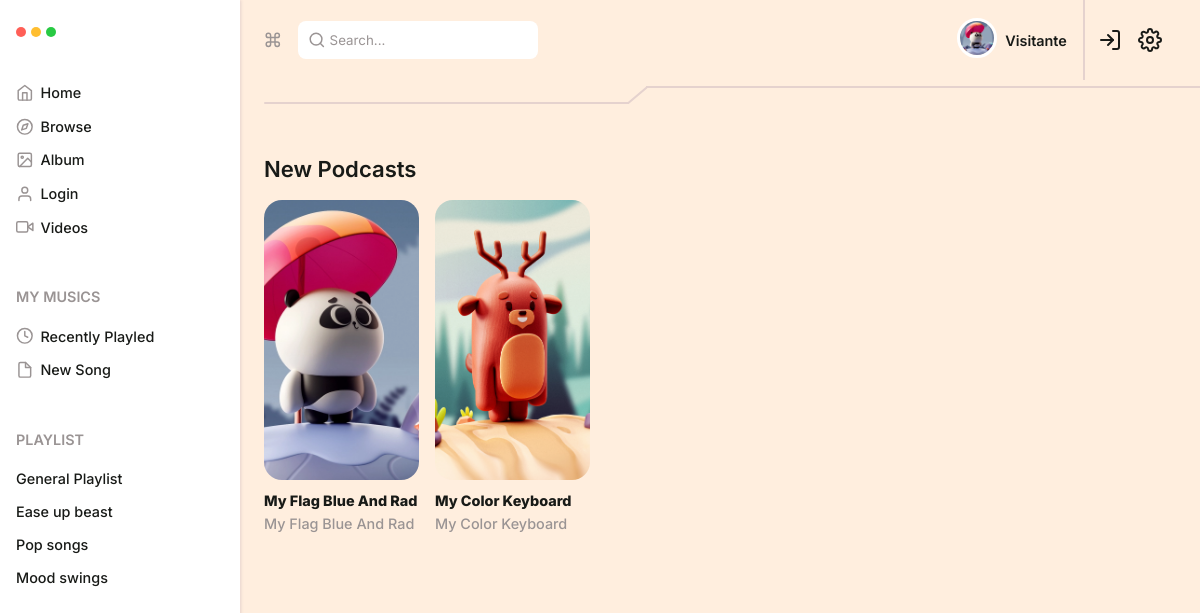
The page /podcasts on the database its author committed.
### tables this page shows
CREATE TABLE `users` (
  `id` varchar(255) NOT NULL,
  `name` varchar(255) NOT NULL,
  `email` varchar(255) NOT NULL,
  `password` varchar(255) NOT NULL,
  `image` varchar(255) NOT NULL,
  `created_at` timestamp NULL DEFAULT NULL,
  `updated_at` timestamp NULL DEFAULT NULL
);

CREATE TABLE `songs` (
  `id` int(11) NOT NULL,
  `user_id` varchar(255) NOT NULL,
  `name` varchar(255) NOT NULL,
  `description` varchar(255) NOT NULL,
  `image` varchar(255) DEFAULT NULL,
  `video` varchar(255) DEFAULT NULL,
  `song` varchar(255) NOT NULL,
  `category` varchar(255) NOT NULL,
  `type` varchar(255) NOT NULL,
  `views` int(11) DEFAULT NULL,
  `created_at` timestamp NULL DEFAULT NULL
);

### App/mainView.php (called while the page is built, shortened)
<?php
class mainView{
    public static function render($filename, $arg = [], $header = './Views/theme/header.php', $footer = './Views/theme/footer.php'){
        include("./Views/{$filename}.php");
        die();
    }
}
?>

### App/Controllers/songController.php (called while the page is built, shortened)
<?php
class songController{
    public static function getPodcasts(){
        $results = Song::getResults(isset($_POST['name_search']) ? $_POST['name_search'] : '');
        $podcasts = Song::podcasts();
        $users = User::get();
        mainView::render('podcasts', [ 'results' => $results, 'podcasts' => $podcasts, 'users' => $users ]);
    }
}
?>

### index.php (called while the page is built, shortened)
<?php
$router = new Router(BASE);
$router->namespace("Controllers");
$router->get("/", "userController:home");
$router->get("/profile", "userController:profile");
$router->get("/login", "userController:login");
$router->get("/register", "userController:register");
$router->get("/create-song", "songController:createSong");
$router->get("/songs", "songController:allSongs");
$router->get("/playlist", "userController:myPlaylist");
$router->get("/podcasts", "songController:getPodcasts");
$router->get("/recently-playled", "userController:getRecentlysPlayleds");
$router->get("/music/{id}", "songController:getSong");
$router->get("/logout", "userController:logout");
$router->post("/login", "userController:login");
$router->post("/register", "userController:register");
$router->post("/create-song", "songController:createSong");
$router->post("/add-album", "songController:addSongAlbum");
$router->post("/", "userController:home");
$router->post("/update-profile", "userController:updateProfile");
$router->group("error")->namespace("Test");
$router->get("/{errcode}", "Coffee:notFound");
$router->dispatch();
?>

### App/DB.php (called while the page is built)
<?php
class DB{
    private static $pdo;
    public static function connect(){
        if(self::$pdo == null){
            try{
                self::$pdo = new PDO('mysql:host='.HOST.';dbname='.DATABASE,USER,PASSWORD,array(PDO::MYSQL_ATTR_INIT_COMMAND => "SET NAMES utf8"));
                self::$pdo->setAttribute(PDO::ATTR_ERRMODE,PDO::ERRMODE_EXCEPTION);
            }catch(Exception $e){
                echo '<h2>Erro ao conectar</h2>';
            }
        }
        return self::$pdo;
    }
}
?>

### App/Models/User.php (called while the page is built, shortened)
<?php
class User {
    public static function get(){
        $get = \DB::connect()->prepare("SELECT * FROM `users`");
        $get->execute();
        $get = $get->fetchAll();
        return $get;
    }
}
?>

### App/Models/Song.php (called while the page is built, shortened)
<?php
class Song{
    public static function podcasts(){
        $podcast = \DB::connect()->prepare("SELECT * FROM `songs` WHERE type = 'podcast'");
        $podcast->execute();
        $podcast = $podcast->fetchAll();
        return $podcast;
    }
}
?>

### Views/podcasts.php (the view)
<section class="container-songs margin-bottom-bigger">
    <div class="wrap w95 center">
        <div class="title margin-bottom-default">
            <div class="col">
                <h1>New Podcasts</h1>
            </div>
        </div>
        <div>
            <ul class="items-flex flex-wrap">
                <?php
                    foreach($arg['podcasts'] as $key => $podcasts){
                        foreach($arg['users'] as $key => $user){
                            if($user['id'] == $podcasts['user_id']){
                ?>
                <li class="w17 box-song margin-right-default margin-bottom-default min-w45-device-small">
                    <a href="<?= BASE ?>/music/<?= $podcasts['id'] ?>">
                        <figure class="img-default-song margin-bottom-small">
                            <img src="<?= BASE ?>/storage/uploads/<?= $podcasts['image'] ?>" />
                        </figure>
                        <h6><?= $podcasts['name'] ?></h6>
                        <p><?= $podcasts['name'] ?></p>
                    </a>
                </li>
                <?php }}} ?>
            </ul>
        </div>
    </div>
</section>

### css/global.css (style rules this page uses)
* { margin:0; padding:0; box-sizing: border-box; font-family: 'Inter', sans-serif; }
html, body { height: 100%; max-width: 100%; max-height: 100%; overflow: hidden; }
:root { --myWhite:#fff; --myPinkWeak:#ffeede; --myBlackDefault:#181a17; --myGray:#9a9494; --myGrayWeak:#e7e7e7; --myPinkStrong:#e5d2ce; --myGreen:#28ca43; --myYellow:#ffbe30; --myRad:#ff5f57; --linearGradient:linear-gradient(to left bottom, #5658c7, #7a54c2, #9550bc, #ac4bb3, #c048a9); }
h1,h2,h3,h4,h5,h6 { font-size: 1.15rem; color: var(--myBlackDefault); font-weight: 600; }
h1,h2 { font-size: 1.38rem; }
h6 { font-size: 0.9rem; }
p { font-size: 0.9rem; color: var(--myGray); font-weight: 500; }
a { text-decoration:none; color: var(--myBlackDefault); font-weight: 500; cursor: pointer; }
*::placeholder { color: var(--myGray); }
img { width: 100%; object-fit: cover; }
ul, nav { list-style-type:none; }
.center { margin:0 auto; }
.flex-wrap { flex-wrap: wrap; }
.items-flex { display: flex; }
.w95 { width: 95%; }
.w17 { width: 17%; }
.margin-right-default { margin-right: 1rem; }
.margin-bottom-small { margin-bottom: 0.5rem; }
.margin-bottom-default { margin-bottom: 1.1rem; }
.margin-bottom-bigger { margin-bottom: 6.5vh; }
figure.img-default-song img { height:35vh; border-radius: 18px; }

### css/style.css (style rules this page uses)
section.container-songs ul li.box-song h6 { font-weight: 800; margin-bottom: 0.4rem; }

### rows shown on the page
songs: name "My Flag Blue And Rad"
users: songs.image (picture)
songs: name "My Color Keyboard"

### other values the page prints
$_SESSION['name'] "Visitante"
